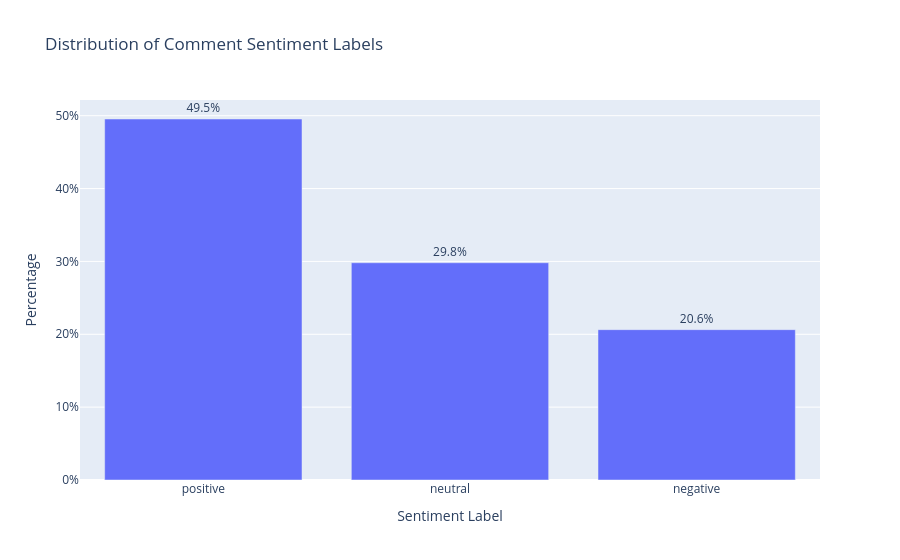

Source (notebook cell):
### Code cell
#visualize distribution of comment text labels
label_counts = comments['sentiment_label'].value_counts().reset_index()
label_counts.columns = ['sentiment_label', 'count']
label_counts['percent'] = label_counts['count'] / label_counts['count'].sum()

#shows the distribution of sentiments over the whole comments dataset : not that useful for the analysis - keep for now 
fig = px.bar(
    label_counts,
    x='sentiment_label',
    y='percent',
    text=label_counts['percent'].apply(lambda x: f"{x:.1%}"),
    title='Distribution of Comment Sentiment Labels',    
)

fig.update_traces(textposition='outside')

fig.update_layout(
    xaxis_title='Sentiment Label',
    yaxis_title='Percentage',
    yaxis_tickformat='.0%'  # formats axis as %
)

fig.show()

### Figure 1 — Plotly figure (JSON) as saved in the notebook; plotly's stock layout.template omitted (floating-point values rounded to 4 significant figures)
{"data": [{"hovertemplate": "sentiment_label=%{x}<br>percent=%{y}<br>text=%{text}<extra></extra>", "legendgroup": "", "marker": {"color": "#636efa", "pattern": {"shape": ""}}, "name": "", "orientation": "v", "showlegend": false, "text": ["49.5%", "29.8%", "20.6%"], "textposition": "outside", "type": "bar", "x": ["positive", "neutral", "negative"], "xaxis": "x", "y": [0.4955, 0.2982, 0.2063], "yaxis": "y"}], "layout": {"barmode": "relative", "legend": {"tracegroupgap": 0}, "title": {"text": "Distribution of Comment Sentiment Labels"}, "xaxis": {"anchor": "y", "domain": [0, 1], "title": {"text": "Sentiment Label"}}, "yaxis": {"anchor": "x", "domain": [0, 1], "tickformat": ".0%", "title": {"text": "Percentage"}}}}
